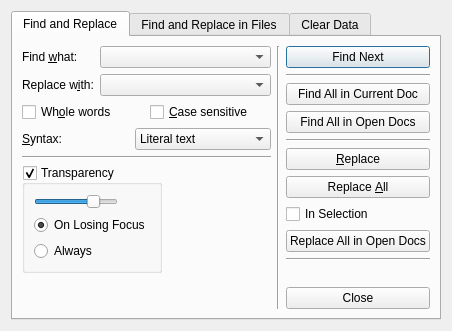
<?xml version="1.0" encoding="UTF-8"?>
<ui version="4.0">
 <class>FindInFiles</class>
 <widget class="QDialog" name="FindInFiles">
  <property name="geometry">
   <rect>
    <x>0</x>
    <y>0</y>
    <width>452</width>
    <height>331</height>
   </rect>
  </property>
  <property name="contextMenuPolicy">
   <enum>Qt::DefaultContextMenu</enum>
  </property>
  <property name="windowTitle">
   <string>Find and Replace</string>
  </property>
  <property name="toolTip">
   <string/>
  </property>
  <property name="whatsThis">
   <string/>
  </property>
  <layout class="QHBoxLayout" name="horizontalLayout_7">
   <item>
    <widget class="QTabWidget" name="tabWidget">
     <property name="currentIndex">
      <number>0</number>
     </property>
     <widget class="QWidget" name="tab">
      <attribute name="title">
       <string>Find and Replace</string>
      </attribute>
      <layout class="QHBoxLayout" name="horizontalLayout_12">
       <item>
        <layout class="QVBoxLayout" name="verticalLayout_8">
         <item>
          <layout class="QGridLayout" name="_2">
           <property name="margin">
            <number>0</number>
           </property>
           <property name="spacing">
            <number>6</number>
           </property>
           <item row="1" column="0">
            <widget class="QLabel" name="label_2">
             <property name="text">
              <string>Replace w&amp;ith:</string>
             </property>
             <property name="buddy">
              <cstring>replaceComboBox</cstring>
             </property>
            </widget>
           </item>
           <item row="0" column="0">
            <widget class="QLabel" name="label">
             <property name="text">
              <string>Find &amp;what:</string>
             </property>
             <property name="buddy">
              <cstring>findComboBox</cstring>
             </property>
            </widget>
           </item>
           <item row="1" column="1">
            <widget class="QComboBox" name="replaceComboBox">
             <property name="sizePolicy">
              <sizepolicy hsizetype="Expanding" vsizetype="Fixed">
               <horstretch>0</horstretch>
               <verstretch>0</verstretch>
              </sizepolicy>
             </property>
             <property name="maximumSize">
              <size>
               <width>200</width>
               <height>16777215</height>
              </size>
             </property>
             <property name="sizeAdjustPolicy">
              <enum>QComboBox::AdjustToContentsOnFirstShow</enum>
             </property>
            </widget>
           </item>
           <item row="0" column="1">
            <widget class="QComboBox" name="findComboBox">
             <property name="sizePolicy">
              <sizepolicy hsizetype="Expanding" vsizetype="Fixed">
               <horstretch>0</horstretch>
               <verstretch>0</verstretch>
              </sizepolicy>
             </property>
             <property name="maximumSize">
              <size>
               <width>200</width>
               <height>16777215</height>
              </size>
             </property>
             <property name="sizeAdjustPolicy">
              <enum>QComboBox::AdjustToContentsOnFirstShow</enum>
             </property>
            </widget>
           </item>
          </layout>
         </item>
         <item>
          <layout class="QHBoxLayout" name="_3">
           <property name="spacing">
            <number>6</number>
           </property>
           <property name="margin">
            <number>0</number>
           </property>
           <item>
            <widget class="QCheckBox" name="wholeCheckBox">
             <property name="text">
              <string>Wh&amp;ole words</string>
             </property>
             <property name="checked">
              <bool>false</bool>
             </property>
            </widget>
           </item>
           <item>
            <widget class="QCheckBox" name="caseCheckBox">
             <property name="text">
              <string>&amp;Case sensitive</string>
             </property>
            </widget>
           </item>
          </layout>
         </item>
         <item>
          <layout class="QHBoxLayout" name="_4">
           <property name="spacing">
            <number>6</number>
           </property>
           <property name="margin">
            <number>0</number>
           </property>
           <item>
            <widget class="QLabel" name="label_3">
             <property name="text">
              <string>&amp;Syntax:</string>
             </property>
             <property name="buddy">
              <cstring>syntaxComboBox</cstring>
             </property>
            </widget>
           </item>
           <item>
            <widget class="QComboBox" name="syntaxComboBox">
             <item>
              <property name="text">
               <string>Literal text</string>
              </property>
             </item>
             <item>
              <property name="text">
               <string>Regular expression</string>
              </property>
             </item>
            </widget>
           </item>
          </layout>
         </item>
         <item>
          <widget class="Line" name="line">
           <property name="orientation">
            <enum>Qt::Horizontal</enum>
           </property>
          </widget>
         </item>
         <item>
          <layout class="QHBoxLayout" name="horizontalLayout">
           <item>
            <widget class="QGroupBox" name="transparencyGroupBox">
             <property name="title">
              <string>Transparency</string>
             </property>
             <property name="checkable">
              <bool>true</bool>
             </property>
             <layout class="QHBoxLayout" name="horizontalLayout_11">
              <item>
               <layout class="QVBoxLayout" name="verticalLayout_7">
                <item>
                 <widget class="QSlider" name="transparencySlider">
                  <property name="sizePolicy">
                   <sizepolicy hsizetype="Fixed" vsizetype="Fixed">
                    <horstretch>0</horstretch>
                    <verstretch>0</verstretch>
                   </sizepolicy>
                  </property>
                  <property name="maximum">
                   <number>100</number>
                  </property>
                  <property name="singleStep">
                   <number>1</number>
                  </property>
                  <property name="value">
                   <number>75</number>
                  </property>
                  <property name="orientation">
                   <enum>Qt::Horizontal</enum>
                  </property>
                 </widget>
                </item>
                <item>
                 <widget class="QRadioButton" name="onLosingFocusRButton">
                  <property name="text">
                   <string>On Losing Focus</string>
                  </property>
                  <property name="checked">
                   <bool>true</bool>
                  </property>
                 </widget>
                </item>
                <item>
                 <widget class="QRadioButton" name="alwaysRButton">
                  <property name="text">
                   <string>Always</string>
                  </property>
                 </widget>
                </item>
               </layout>
              </item>
             </layout>
            </widget>
           </item>
           <item>
            <spacer name="horizontalSpacer">
             <property name="orientation">
              <enum>Qt::Horizontal</enum>
             </property>
             <property name="sizeHint" stdset="0">
              <size>
               <width>40</width>
               <height>20</height>
              </size>
             </property>
            </spacer>
           </item>
          </layout>
         </item>
         <item>
          <spacer>
           <property name="orientation">
            <enum>Qt::Vertical</enum>
           </property>
           <property name="sizeHint" stdset="0">
            <size>
             <width>20</width>
             <height>40</height>
            </size>
           </property>
          </spacer>
         </item>
        </layout>
       </item>
       <item>
        <widget class="Line" name="line_2">
         <property name="orientation">
          <enum>Qt::Vertical</enum>
         </property>
        </widget>
       </item>
       <item>
        <layout class="QVBoxLayout" name="_5">
         <property name="spacing">
          <number>6</number>
         </property>
         <property name="margin">
          <number>0</number>
         </property>
         <item>
          <widget class="QPushButton" name="findNextButton">
           <property name="text">
            <string>Find Next</string>
           </property>
          </widget>
         </item>
         <item>
          <widget class="Line" name="line_5">
           <property name="orientation">
            <enum>Qt::Horizontal</enum>
           </property>
          </widget>
         </item>
         <item>
          <widget class="QPushButton" name="findAllInCurrentDocButton">
           <property name="text">
            <string>Find All in Current Doc</string>
           </property>
          </widget>
         </item>
         <item>
          <widget class="QPushButton" name="findAllInOpenDocsButton">
           <property name="text">
            <string>Find All in Open Docs</string>
           </property>
          </widget>
         </item>
         <item>
          <widget class="Line" name="line_4">
           <property name="orientation">
            <enum>Qt::Horizontal</enum>
           </property>
          </widget>
         </item>
         <item>
          <widget class="QPushButton" name="replaceButton">
           <property name="text">
            <string>&amp;Replace</string>
           </property>
          </widget>
         </item>
         <item>
          <widget class="QPushButton" name="replaceAllButton">
           <property name="text">
            <string>Replace &amp;All</string>
           </property>
          </widget>
         </item>
         <item>
          <widget class="QCheckBox" name="inSelectionBox">
           <property name="text">
            <string>In Selection</string>
           </property>
          </widget>
         </item>
         <item>
          <widget class="QPushButton" name="replaceAllInOpenDocsButton">
           <property name="text">
            <string>Replace All in Open Docs</string>
           </property>
          </widget>
         </item>
         <item>
          <widget class="Line" name="line_6">
           <property name="orientation">
            <enum>Qt::Horizontal</enum>
           </property>
          </widget>
         </item>
         <item>
          <spacer>
           <property name="orientation">
            <enum>Qt::Vertical</enum>
           </property>
           <property name="sizeHint" stdset="0">
            <size>
             <width>20</width>
             <height>16</height>
            </size>
           </property>
          </spacer>
         </item>
         <item>
          <widget class="QPushButton" name="closeButton">
           <property name="text">
            <string>Close</string>
           </property>
          </widget>
         </item>
        </layout>
       </item>
      </layout>
     </widget>
     <widget class="QWidget" name="tab_2">
      <attribute name="title">
       <string>Find and Replace in Files</string>
      </attribute>
      <layout class="QHBoxLayout" name="horizontalLayout_4">
       <item>
        <layout class="QVBoxLayout" name="verticalLayout">
         <item>
          <layout class="QGridLayout" name="gridLayout">
           <item row="0" column="0">
            <widget class="QLabel" name="label_4">
             <property name="text">
              <string>Find &amp;what:</string>
             </property>
             <property name="buddy">
              <cstring>findComboBox</cstring>
             </property>
            </widget>
           </item>
           <item row="0" column="1">
            <widget class="QComboBox" name="findComboBoxIF">
             <property name="sizePolicy">
              <sizepolicy hsizetype="Expanding" vsizetype="Fixed">
               <horstretch>0</horstretch>
               <verstretch>0</verstretch>
              </sizepolicy>
             </property>
             <property name="maximumSize">
              <size>
               <width>200</width>
               <height>16777215</height>
              </size>
             </property>
            </widget>
           </item>
           <item row="1" column="0">
            <widget class="QLabel" name="label_5">
             <property name="text">
              <string>Replace w&amp;ith:</string>
             </property>
             <property name="buddy">
              <cstring>replaceComboBox</cstring>
             </property>
            </widget>
           </item>
           <item row="1" column="1">
            <widget class="QComboBox" name="replaceComboBoxIF">
             <property name="sizePolicy">
              <sizepolicy hsizetype="Expanding" vsizetype="Fixed">
               <horstretch>0</horstretch>
               <verstretch>0</verstretch>
              </sizepolicy>
             </property>
             <property name="maximumSize">
              <size>
               <width>200</width>
               <height>16777215</height>
              </size>
             </property>
            </widget>
           </item>
           <item row="2" column="0">
            <widget class="QLabel" name="label_6">
             <property name="text">
              <string>Filters:</string>
             </property>
            </widget>
           </item>
           <item row="2" column="1">
            <widget class="QComboBox" name="filtersComboBoxIF">
             <property name="sizePolicy">
              <sizepolicy hsizetype="Expanding" vsizetype="Fixed">
               <horstretch>0</horstretch>
               <verstretch>0</verstretch>
              </sizepolicy>
             </property>
             <property name="maximumSize">
              <size>
               <width>200</width>
               <height>16777215</height>
              </size>
             </property>
            </widget>
           </item>
           <item row="3" column="0">
            <widget class="QLabel" name="label_7">
             <property name="text">
              <string>Directory:</string>
             </property>
            </widget>
           </item>
           <item row="3" column="1">
            <widget class="QComboBox" name="directoryComboBoxIF">
             <property name="sizePolicy">
              <sizepolicy hsizetype="Expanding" vsizetype="Fixed">
               <horstretch>0</horstretch>
               <verstretch>0</verstretch>
              </sizepolicy>
             </property>
             <property name="maximumSize">
              <size>
               <width>200</width>
               <height>16777215</height>
              </size>
             </property>
            </widget>
           </item>
           <item row="3" column="2">
            <widget class="QPushButton" name="pickDirectoryButtonIF">
             <property name="text">
              <string>...</string>
             </property>
            </widget>
           </item>
          </layout>
         </item>
         <item>
          <layout class="QGridLayout" name="gridLayout_2">
           <item row="0" column="0">
            <widget class="QCheckBox" name="wholeCheckBoxIF">
             <property name="enabled">
              <bool>true</bool>
             </property>
             <property name="text">
              <string>Wh&amp;ole words</string>
             </property>
             <property name="checked">
              <bool>false</bool>
             </property>
            </widget>
           </item>
           <item row="0" column="1">
            <widget class="QCheckBox" name="caseCheckBoxIF">
             <property name="text">
              <string>&amp;Case sensitive</string>
             </property>
            </widget>
           </item>
          </layout>
         </item>
         <item>
          <layout class="QHBoxLayout" name="horizontalLayout_3">
           <item>
            <widget class="QLabel" name="label_8">
             <property name="text">
              <string>&amp;Syntax:</string>
             </property>
             <property name="buddy">
              <cstring>syntaxComboBox</cstring>
             </property>
            </widget>
           </item>
           <item>
            <widget class="QComboBox" name="syntaxComboBoxIF">
             <item>
              <property name="text">
               <string>Literal text</string>
              </property>
             </item>
             <item>
              <property name="text">
               <string>Regular expression</string>
              </property>
             </item>
            </widget>
           </item>
          </layout>
         </item>
         <item>
          <spacer name="verticalSpacer_2">
           <property name="orientation">
            <enum>Qt::Vertical</enum>
           </property>
           <property name="sizeHint" stdset="0">
            <size>
             <width>20</width>
             <height>40</height>
            </size>
           </property>
          </spacer>
         </item>
        </layout>
       </item>
       <item>
        <widget class="Line" name="line_3">
         <property name="orientation">
          <enum>Qt::Vertical</enum>
         </property>
        </widget>
       </item>
       <item>
        <layout class="QVBoxLayout" name="verticalLayout_2">
         <item>
          <widget class="QPushButton" name="findAllButtonIF">
           <property name="text">
            <string>Find All</string>
           </property>
          </widget>
         </item>
         <item>
          <widget class="QPushButton" name="replaceButtonIF">
           <property name="text">
            <string>&amp;Replace in Files</string>
           </property>
          </widget>
         </item>
         <item>
          <widget class="QCheckBox" name="inAllSubFoldersCheckBoxIF">
           <property name="enabled">
            <bool>true</bool>
           </property>
           <property name="text">
            <string>In all sub-folders</string>
           </property>
           <property name="checked">
            <bool>false</bool>
           </property>
          </widget>
         </item>
         <item>
          <spacer name="verticalSpacer">
           <property name="orientation">
            <enum>Qt::Vertical</enum>
           </property>
           <property name="sizeHint" stdset="0">
            <size>
             <width>20</width>
             <height>18</height>
            </size>
           </property>
          </spacer>
         </item>
         <item>
          <widget class="QPushButton" name="closeButtonIF">
           <property name="text">
            <string>Close</string>
           </property>
          </widget>
         </item>
        </layout>
       </item>
      </layout>
     </widget>
     <widget class="QWidget" name="tab_3">
      <attribute name="title">
       <string>Clear Data</string>
      </attribute>
      <layout class="QGridLayout" name="gridLayout_3">
       <item row="0" column="0">
        <widget class="QGroupBox" name="groupBox">
         <property name="title">
          <string>Options</string>
         </property>
         <layout class="QVBoxLayout" name="verticalLayout_4">
          <item>
           <layout class="QVBoxLayout" name="verticalLayout_3">
            <item>
             <widget class="QPushButton" name="findCPB">
              <property name="text">
               <string>Clear Find History</string>
              </property>
             </widget>
            </item>
            <item>
             <widget class="QPushButton" name="replaceCPB">
              <property name="text">
               <string>Clear Replace History</string>
              </property>
             </widget>
            </item>
            <item>
             <widget class="QPushButton" name="filtersCPB">
              <property name="text">
               <string>Clear Filters History</string>
              </property>
             </widget>
            </item>
            <item>
             <widget class="QPushButton" name="directoryCPB">
              <property name="text">
               <string>Clear Directory History</string>
              </property>
             </widget>
            </item>
           </layout>
          </item>
         </layout>
        </widget>
       </item>
       <item row="0" column="1">
        <spacer name="horizontalSpacer_2">
         <property name="orientation">
          <enum>Qt::Horizontal</enum>
         </property>
         <property name="sizeHint" stdset="0">
          <size>
           <width>199</width>
           <height>20</height>
          </size>
         </property>
        </spacer>
       </item>
       <item row="1" column="0">
        <spacer name="verticalSpacer_3">
         <property name="orientation">
          <enum>Qt::Vertical</enum>
         </property>
         <property name="sizeHint" stdset="0">
          <size>
           <width>20</width>
           <height>90</height>
          </size>
         </property>
        </spacer>
       </item>
      </layout>
     </widget>
    </widget>
   </item>
  </layout>
 </widget>
 <tabstops>
  <tabstop>findComboBox</tabstop>
  <tabstop>replaceComboBox</tabstop>
  <tabstop>wholeCheckBox</tabstop>
  <tabstop>syntaxComboBox</tabstop>
  <tabstop>findNextButton</tabstop>
  <tabstop>replaceButton</tabstop>
  <tabstop>replaceAllButton</tabstop>
  <tabstop>closeButton</tabstop>
  <tabstop>findComboBoxIF</tabstop>
  <tabstop>replaceComboBoxIF</tabstop>
  <tabstop>filtersComboBoxIF</tabstop>
  <tabstop>caseCheckBox</tabstop>
  <tabstop>directoryComboBoxIF</tabstop>
  <tabstop>pickDirectoryButtonIF</tabstop>
  <tabstop>wholeCheckBoxIF</tabstop>
  <tabstop>caseCheckBoxIF</tabstop>
  <tabstop>syntaxComboBoxIF</tabstop>
  <tabstop>findAllButtonIF</tabstop>
  <tabstop>replaceButtonIF</tabstop>
  <tabstop>inAllSubFoldersCheckBoxIF</tabstop>
  <tabstop>closeButtonIF</tabstop>
 </tabstops>
 <resources/>
 <connections>
  <connection>
   <sender>closeButton</sender>
   <signal>clicked()</signal>
   <receiver>FindInFiles</receiver>
   <slot>close()</slot>
   <hints>
    <hint type="sourcelabel">
     <x>392</x>
     <y>282</y>
    </hint>
    <hint type="destinationlabel">
     <x>392</x>
     <y>301</y>
    </hint>
   </hints>
  </connection>
  <connection>
   <sender>closeButtonIF</sender>
   <signal>clicked()</signal>
   <receiver>FindInFiles</receiver>
   <slot>reject()</slot>
   <hints>
    <hint type="sourcelabel">
     <x>381</x>
     <y>293</y>
    </hint>
    <hint type="destinationlabel">
     <x>352</x>
     <y>312</y>
    </hint>
   </hints>
  </connection>
 </connections>
</ui>
